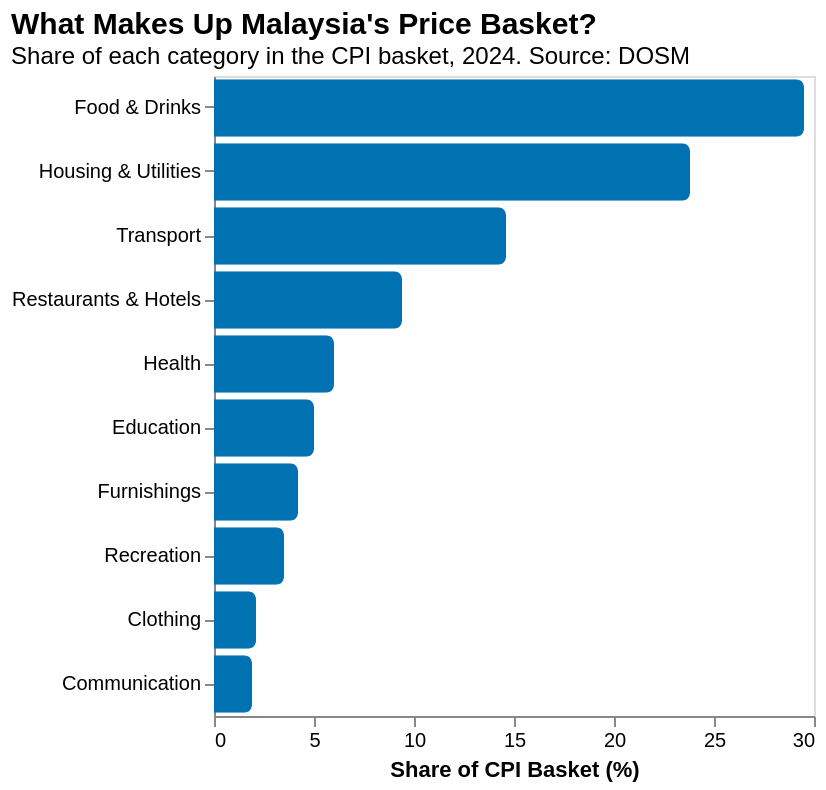

The Vega-Lite source for this figure:
### Vega-Lite specification from a JSON file in a GitHub repository (floating-point values rounded to 4 significant figures)
{"$schema": "https://vega.github.io/schema/vega-lite/v5.json", "title": {"text": "What Makes Up Malaysia's Price Basket?", "subtitle": "Share of each category in the CPI basket, 2024. Source: DOSM", "anchor": "start", "fontSize": 15, "subtitleFontSize": 12}, "width": "container", "height": 320, "data": {"values": [{"category": "Food & Drinks", "weight": 29.5}, {"category": "Housing & Utilities", "weight": 23.8}, {"category": "Transport", "weight": 14.6}, {"category": "Restaurants & Hotels", "weight": 9.4}, {"category": "Health", "weight": 6.0}, {"category": "Education", "weight": 5.0}, {"category": "Furnishings", "weight": 4.2}, {"category": "Recreation", "weight": 3.5}, {"category": "Clothing", "weight": 2.1}, {"category": "Communication", "weight": 1.9}]}, "mark": {"type": "bar", "cornerRadiusEnd": 4}, "encoding": {"y": {"field": "category", "type": "nominal", "sort": "-x", "title": null}, "x": {"field": "weight", "type": "quantitative", "title": "Share of CPI Basket (%)", "axis": {"grid": false}}, "color": {"value": "#0072B2"}, "tooltip": [{"field": "category", "title": "Category"}, {"field": "weight", "title": "Basket Share (%)", "format": ".1f"}]}}
